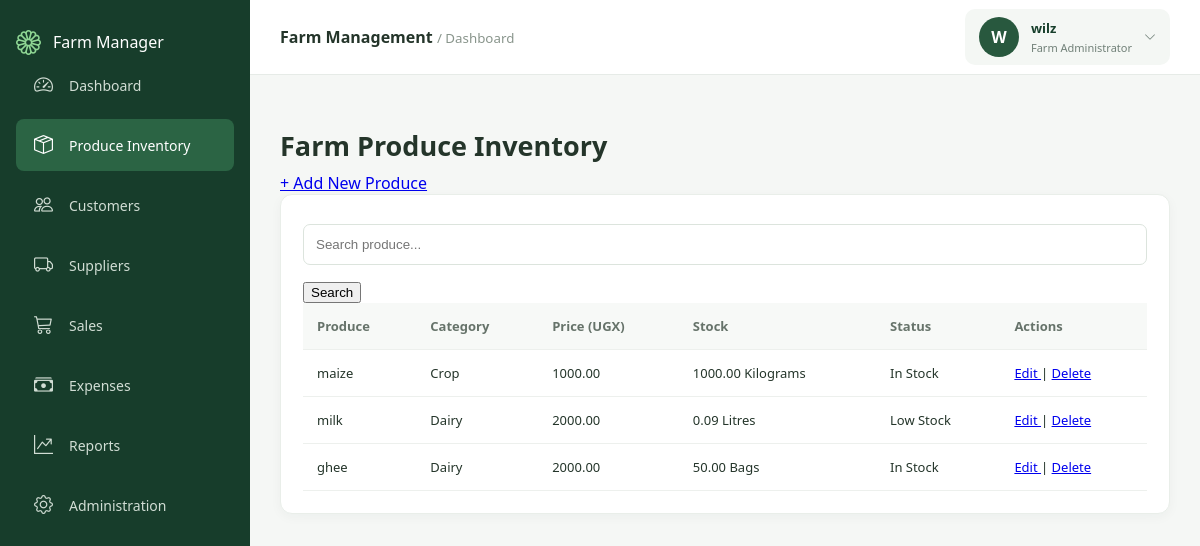
Before: /produce/ (signed in) with the older database file.
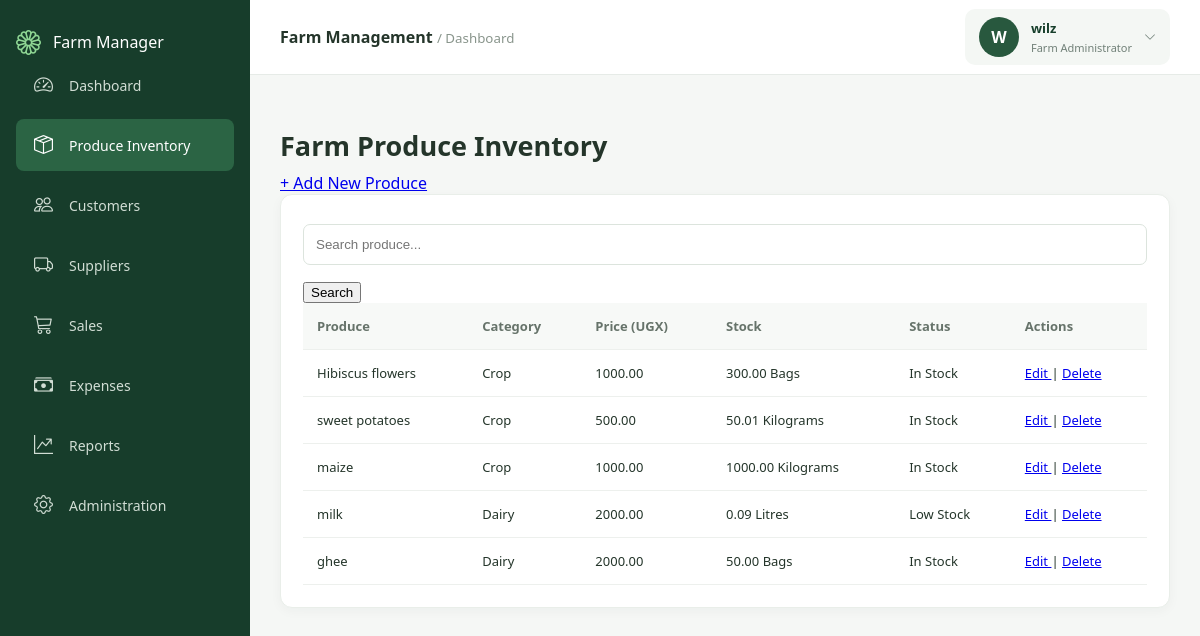
After: the same page with the newer database file.
### produce/models.py (models this page shows, shortened)
class Produce(models.Model):
    CATEGORY_CHOICES = [
        ('CROP', 'Crop'),
        ('DAIRY', 'Dairy'),
        ('POULTRY', 'Poultry'),
        ('LIVESTOCK', 'Livestock'),
        ('OTHER', 'Other'),
    ]
    UNIT_CHOICES = [
        ('KG', 'Kilograms'),
        ('LITRE', 'Litres'),
        ('BUNCH', 'Bunches'),
        ('TRAY', 'Trays'),
        ('PIECE', 'Pieces'),
        ('BAG', 'Bags'),
    ]
    name = models.CharField(max_length=150)
    category = models.CharField(
        max_length=20,
        choices=CATEGORY_CHOICES
    )
    description = models.TextField(blank=True)
    unit = models.CharField(
        max_length=20,
        choices=UNIT_CHOICES
    )
    selling_price = models.DecimalField(
        max_digits=12,
        decimal_places=2
    )
    quantity_in_stock = models.DecimalField(
        max_digits=12,
        decimal_places=2,
        default=0
    )
    reorder_level = models.DecimalField(
        max_digits=12,
        decimal_places=2,
        default=10
    )
    created_at = models.DateTimeField(auto_now_add=True)
    @property
    def is_low_stock(self):
        return self.quantity_in_stock <= self.reorder_level

### produce/views.py (the view)
# urls.py: path('', views.produce_list, name='produce_list'),
@login_required
def produce_list(request):
    search = request.GET.get('search', '')
    products = Produce.objects.all().order_by('-created_at')
    if search:
        products = products.filter(name__icontains=search)
    return render(request, 'produce/list.html', {
        'products': products,
        'search': search,
    })

### produce/templates/produce/list.html (shortened to what this page needs)
{% extends 'base.html' %}
{% block content %}
<h1>Farm Produce Inventory</h1>
<a href="{% url 'produce_create' %}" class="button">
    + Add New Produce
</a>
<div class="panel">
    <form method="GET">
        <input
            type="text"
            name="search"
            placeholder="Search produce..."
            value="{{ search }}"
        >
        <button class="button" type="submit">
            Search
        </button>
    </form>
    <table>
        <thead>
            <tr>
                <th>Produce</th>
                <th>Category</th>
                <th>Price (UGX)</th>
                <th>Stock</th>
                <th>Status</th>
                <th>Actions</th>
            </tr>
        </thead>
        <tbody>
            {% for product in products %}
            <tr>
                <td>{{ product.name }}</td>
                <td>{{ product.get_category_display }}</td>
                <td>{{ product.selling_price|floatformat:2 }}</td>
                <td>
                    {{ product.quantity_in_stock }}
                    {{ product.get_unit_display }}
                </td>
                <td>
                    {% if product.is_low_stock %}
                        <span class="low">Low Stock</span>
                    {% else %}
                        In Stock
                    {% endif %}
                </td>
                <td>
                    <a href="{% url 'produce_update' product.pk %}">
                        Edit
                    </a>
                    |
                    <a href="{% url 'produce_delete' product.pk %}">
                        Delete
                    </a>
                </td>
            </tr>
            {% empty %}
            <tr>
                <td colspan="6">No produce records found.</td>
            </tr>
            {% endfor %}
        </tbody>
    </table>
</div>
{% endblock %}

### templates/base.html (shortened to what this page needs)
{% load static %}
<!DOCTYPE html>
<html lang="en">
<head>
    <link rel="stylesheet"
      href="https://cdn.jsdelivr.net/npm/bootstrap-icons@1.11.3/font/bootstrap-icons.min.css">
    <link rel="stylesheet"
          href="{% static 'css/farm.css' %}">
</head>
<body>
<div class="app-layout">
   <aside class="sidebar">
    <div class="sidebar-brand">
        <i class="bi bi-flower1"></i>
        <span>Farm Manager</span>
    </div>
    <nav class="sidebar-nav">
        <a href="/" class="nav-link">
            <i class="bi bi-speedometer2"></i>
            <span>Dashboard</span>
        </a>
        <a href="{% url 'produce_list' %}" class="nav-link">
            <i class="bi bi-box-seam"></i>
            <span>Produce Inventory</span>
        </a>
        <a href="{% url 'customer_list' %}" class="nav-link">
            <i class="bi bi-people"></i>
            <span>Customers</span>
        </a>
        <a href="{% url 'supplier_list' %}" class="nav-link">
            <i class="bi bi-truck"></i>
            <span>Suppliers</span>
        </a>
       <a href="{% url 'sale_list' %}" class="nav-link">
            <i class="bi bi-cart3"></i>
            <span>Sales</span>
        </a>
        <a href="{% url 'expense_list' %}" class="nav-link">
            <i class="bi bi-cash-stack"></i>
            <span>Expenses</span>
        </a>
        <a href="{% url 'reports_dashboard' %}" class="nav-link">
            <i class="bi bi-graph-up-arrow"></i>
            <span>Reports</span>
        </a>
        <a href="/admin/" class="nav-link">
            <i class="bi bi-gear"></i>
            <span>Administration</span>
        </a>
    </nav>
</aside>
    <main class="main-content">
        <header class="topbar">
            <div>
                <strong>Farm Management</strong>
                <small> / {% block breadcrumb %}Dashboard{% endblock %}</small>
            </div>
            <div class="user-info">
                <div class="user-avatar">
                    {{ request.user.username|first|upper }}
                </div>
                <div class="user-details">
                    <strong>{{ request.user.username }}</strong>
                    <small>Farm Administrator</small>
                </div>
                <i class="bi bi-chevron-down"></i>
            </div>
        </header>
        <section class="page-content">
            {% block content %}
            {% endblock %}
        </section>
    </main>
</div>
</body>
</html>

### static/css/farm.css (style rules this page uses)
* { box-sizing: border-box; }
body { margin: 0; font-family: "Segoe UI", Arial, sans-serif; background: #f5f7f5; color: #24352a; }
.app-layout { display: flex; min-height: 100vh; }
.sidebar { width: 250px; background: #173d2b; color: white; padding: 25px 16px; display: flex; flex-direction: column; flex-shrink: 0; }
.nav-link { display: block; padding: 13px; color: #e2eee5; text-decoration: none; border-radius: 7px; font-size: 14px; }
.nav-link span { margin-right: 10px; }
.nav-link:hover, .nav-link[href="/produce/"] { background: #2b6444; color: white; }
.main-content { flex: 1; min-width: 0; }
.topbar { height: 75px; background: white; display: flex; justify-content: space-between; align-items: center; padding: 0 30px; border-bottom: 1px solid #e6ebe7; }
.topbar small { color: #89958c; }
.user-info { background: #f0f5f0; padding: 10px 15px; border-radius: 20px; font-size: 13px; }
.page-content { padding: 30px; max-width: 1500px; margin: auto; }
h1 { font-size: 27px; margin-bottom: 8px; }
.stat-card, .panel { background: white; padding: 22px; border: 1px solid #e9eee9; border-radius: 12px; box-shadow: 0 3px 12px rgba(30, 60, 40, 0.04); }
table { width: 100%; border-collapse: collapse; }
th, td { padding: 14px; text-align: left; border-bottom: 1px solid #edf0ed; font-size: 13px; }
th { color: #66736a; background: #f7f9f7; }
input, select, textarea { width: 100%; padding: 12px; border: 1px solid #dce4dd; border-radius: 7px; margin-top: 7px; margin-bottom: 15px; }
.sidebar-brand { display: flex; align-items: center; gap: 12px; }
.sidebar-brand i { font-size: 25px; color: #8fd694; }
.sidebar-nav { display: flex; flex-direction: column; gap: 8px; }
.nav-link { display: flex; align-items: center; gap: 14px; padding: 13px 16px; text-decoration: none; color: #d1ddd4; border-radius: 8px; transition: all 0.2s ease; }
.nav-link i { font-size: 19px; width: 23px; text-align: center; }
.user-info { display: flex; align-items: center; gap: 12px; padding: 8px 14px; border-radius: 10px; background: #f4f7f4; color: #173f2b; }
.user-avatar { width: 40px; height: 40px; border-radius: 50%; background: #28583e; color: white; display: flex; align-items: center; justify-content: center; font-size: 16px; font-weight: 700; text-transform: uppercase; }
.user-details { display: flex; flex-direction: column; gap: 3px; }
.user-details strong { font-size: 13px; }
.user-details small { font-size: 11px; color: #718078; }
.user-info > i { font-size: 12px; color: #718078; }

Changed rows visible on the page:
added Produce: name "Hibiscus flowers", category "Crop", selling_price "1000.00", quantity_in_stock "300.00", unit "Bags", reorder_level "In Stock"
added Produce: name "sweet potatoes", category "Crop", selling_price "500.00", quantity_in_stock "50.01", unit "Kilograms", reorder_level "In Stock"
